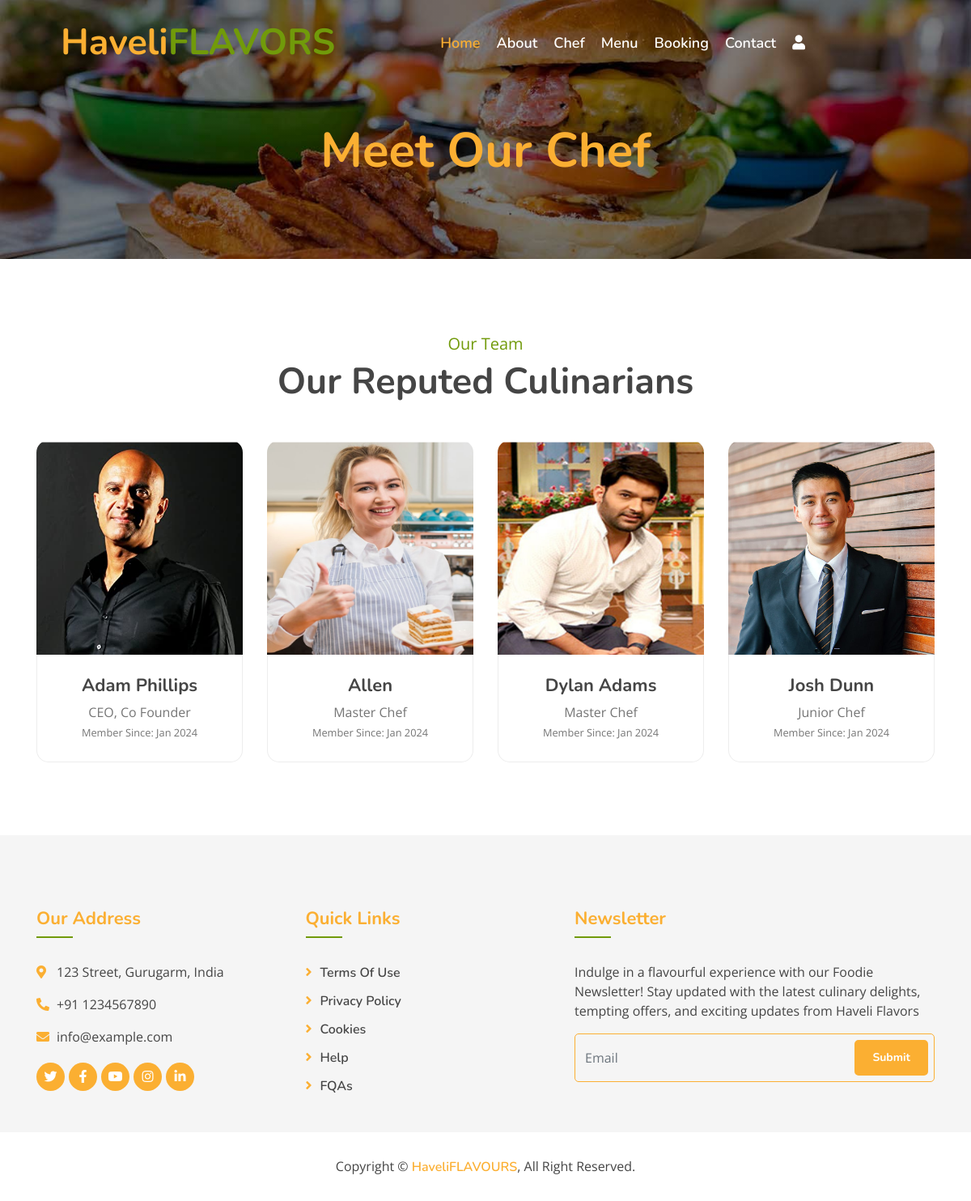
Before: /team/ with the older database file.
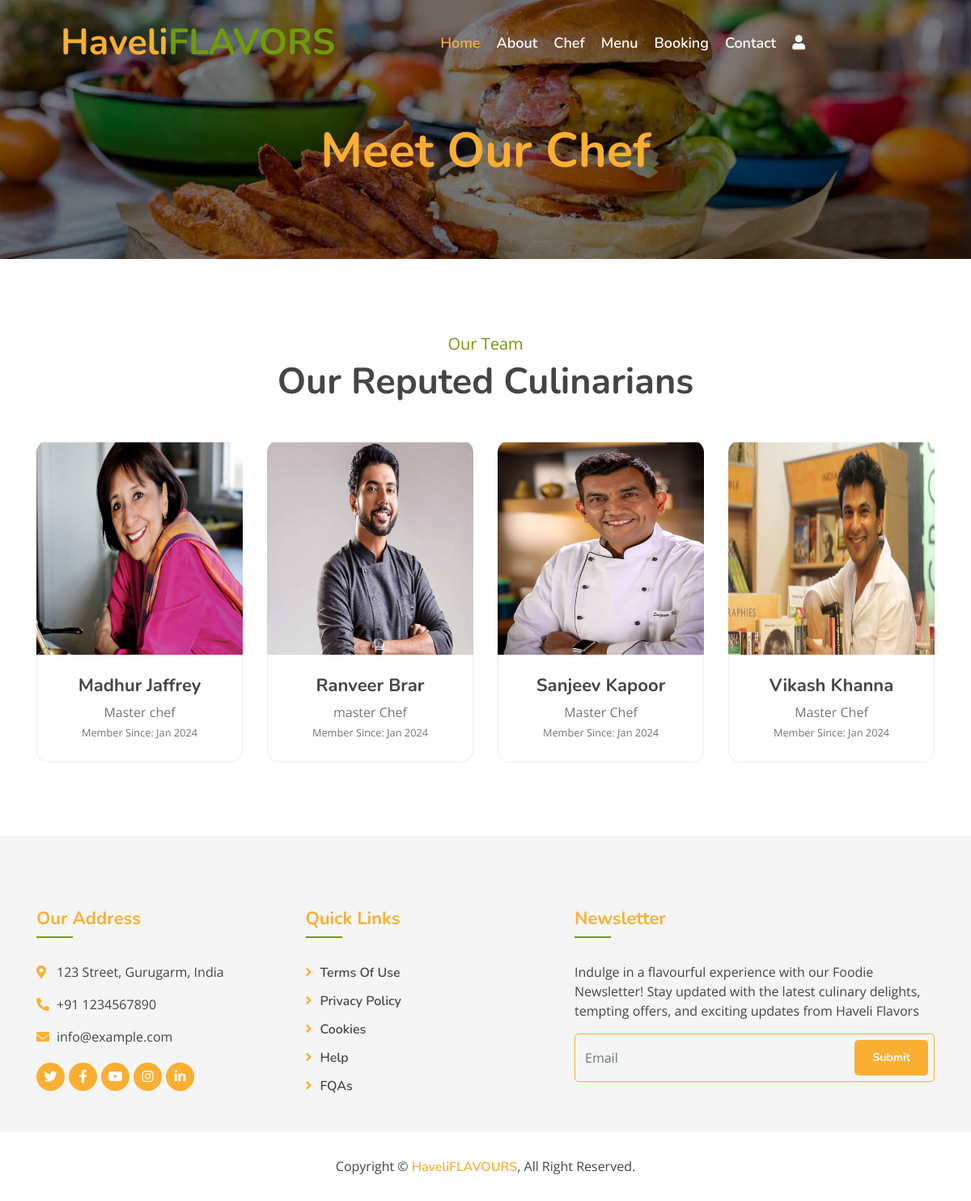
After: the same page with the newer database file.
### myapp/models.py (models this page shows, shortened)
class Team(models.Model):
    name = models.CharField(max_length=100)
    designation = models.CharField(max_length=100)
    image = models.ImageField(upload_to="team")
    added_on = models.DateTimeField(auto_now_add=True)
    updated_on = models.DateTimeField(auto_now=True)

### myapp/views.py (the view)
# urls.py: path('team/',views.team_members,name="team"),
def team_members(request):
    context={}
    members = Team.objects.all().order_by('name')
    context['team_members'] = members
    return render(request,'team.html', context)

### template/team.html (shortened to what this page needs)
{% extends "base.html" %}
{% block content %}
        <div class="page-header">
            <div class="container">
                <div class="row">
                    <div class="col-12">
                        <h2>Meet Our Chef</h2>
                    </div>
                </div>
            </div>
        </div>
        <div class="team">
            <div class="container">
                <div class="section-header text-center">
                    <p>Our Team</p>
                    <h2>Our Reputed Culinarians </h2>
                </div>
                <div class="row">
                {% for m in team_members %}
                    <div class="col-lg-3 col-md-6">
                        <div class="team-item">
                            <div class="team-img">
                                <img src="/media/{{m.image}}" style="height:250px;" alt="Image">
                                <div class="team-social">
                                </div>
                            </div>
                            <div class="team-text">
                                <h2>{{m.name}}</h2>
                                <p>{{m.designation}}</p>
                                <p><small>Member Since: Jan 2024</small></p>
                            </div>
                        </div>
                    </div>
                {% endfor %}
                </div>
            </div>
        </div>
{% endblock %}

### template/base.html (shortened to what this page needs)
<!DOCTYPE html>
{% load static %}
<html lang="en">
    <head>
        <link href="https://stackpath.bootstrapcdn.com/bootstrap/4.4.1/css/bootstrap.min.css" rel="stylesheet">
        <link href="https://cdnjs.cloudflare.com/ajax/libs/font-awesome/5.10.0/css/all.min.css" rel="stylesheet">
        <link href="/static/lib/animate/animate.min.css" rel="stylesheet">
        <link href="/static/lib/owlcarousel/assets/owl.carousel.min.css" rel="stylesheet">
        <link href="/static/lib/flaticon/font/flaticon.css" rel="stylesheet">
        <link href="/static/lib/tempusdominus/css/tempusdominus-bootstrap-4.min.css" rel="stylesheet" />
        <link href="/static/css/style.css" rel="stylesheet">
    </head>
    <body style="background-color: white;">
        <div class="navbar navbar-expand-lg bg-light navbar-light">
            <div class="container-fluid">
                <a href="{% url 'index' %}" class="navbar-brand">Haveli<span>FLAVORS</span></a>
                <div class="collapse navbar-collapse justify-content-between" id="navbarCollapse">
                    <div class="navbar-nav mx-auto">
                        <a href="{% url 'index' %}" class="nav-item nav-link active">Home</a>
                        <a href="{% url 'about' %}" class="nav-item nav-link">About</a>
                        <a href="{% url 'team' %}" class="nav-item nav-link">Chef</a>
                        <a href="{% url 'all_dishes' %}" class="nav-item nav-link">Menu</a>
                        <a href="{% url 'booking' %}" class="nav-item nav-link">Booking</a>
                        <a href="{% url 'contact' %}" class="nav-item nav-link">Contact</a>
                        {% if user.is_authenticated %}
                        <div class="nav-item dropdown">
                            <a href="#" class="nav-link dropdown-toggle" data-toggle="dropdown"><i class="fas fa-user"></i></a>
                            <div class="dropdown-menu">
                            {% if user.is_superuser or user.is_staff %}
                                <a href="{% url 'admin:index' %}" class="dropdown-item">Dashboard</a>
                            {% else %}
                                <a href="{% url 'dashboard' %}" class="dropdown-item">Dashboard</a>
                            {% endif %}
                                <a href="{% url 'logout' %}" class="dropdown-item">Logout</a>
                            </div>
                        </div>
                        {% else %}
                        <a href="{% url 'register' %}" class="nav-link" ><i class="fas fa-user"></i></a>
                        {% endif %}
                    </div>
                </div>
            </div>
        </div>
        {% block content %}
        {% endblock %}
        <div class="footer">
            <div class="container">
                <div class="row">
                    <div class="col-lg-7">
                        <div class="row">
                            <div class="col-md-6">
                                <div class="footer-contact">
                                    <h2>Our Address</h2>
                                    <p><i class="fa fa-map-marker-alt"></i>123 Street, Gurugarm, India</p>
                                    <p><i class="fa fa-phone-alt"></i>+91 1234567890</p>
                                    <p><i class="fa fa-envelope"></i>info@example.com</p>
                                    <div class="footer-social">
                                        <a href=""><i class="fab fa-twitter"></i></a>
                                        <a href="#" target="_blank"><i class="fab fa-facebook-f"></i></a>
                                        <a href=""><i class="fab fa-youtube"></i></a>
                                        <a href=""><i class="fab fa-instagram"></i></a>
                                        <a href=""><i class="fab fa-linkedin-in"></i></a>
                                    </div>
                                </div>
                            </div>
                            <div class="col-md-6">
                                <div class="footer-link">
                                    <h2>Quick Links</h2>
                                    <a href="">Terms Of Use</a>
                                    <a href="">Privacy Policy</a>
                                    <a href="">Cookies</a>
                                    <a href="">Help</a>
                                    <a href="">FQAs</a>
                                </div>
                            </div>
                        </div>
                    </div>
                    <div class="col-lg-5">
                        <div class="footer-newsletter">
                            <h2>Newsletter</h2>
                            <p>
                                Indulge in a flavourful experience with our Foodie Newsletter! Stay updated with the latest
                                culinary delights, tempting offers, and exciting updates from Haveli Flavors
                            </p>
                            <div class="form" >
                                <input class="form-control" placeholder="Email">
                                <button class="btn custom-btn" onclick="func()">Submit</button>
                            </div>
                        </div>
                    </div>
                </div>
            </div>
            <div class="copyright">
                <div class="container">
                    <p>Copyright &copy; <a href="#">HaveliFLAVOURS</a>, All Right Reserved.</p>
                </div>
            </div>
        </div>
    </body>
</html>

Changed rows visible on the page:
removed Team: image (picture), name "Adam Phillips", designation "CEO, Co Founder"
removed Team: image (picture), name "Allen", designation "Master Chef"
removed Team: image (picture), name "Dylan Adams", designation "Master Chef"
removed Team: image (picture), name "Josh Dunn", designation "Junior Chef"
added Team: image (picture), name "Madhur Jaffrey", designation "Master chef"
added Team: image (picture), name "Ranveer Brar", designation "master Chef"
added Team: image (picture), name "Sanjeev Kapoor", designation "Master Chef"
added Team: image (picture), name "Vikash Khanna", designation "Master Chef"
